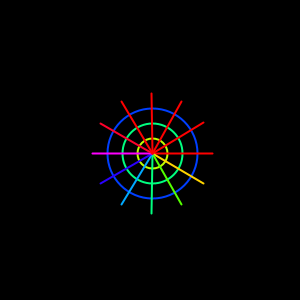
Frame 1 (no input)
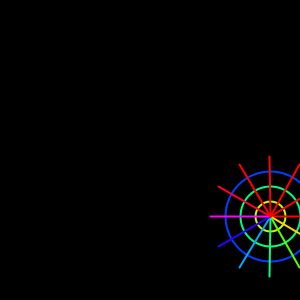
Frame 60 (the mouse pressed at the canvas centre just before this capture)
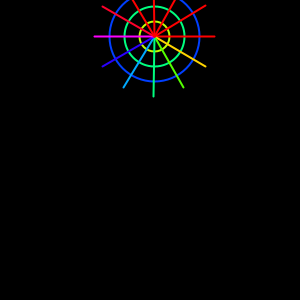
Frame 120 (the mouse held since frame 60 and released just before this capture)

The Processing sketch that drew these frames (run headless with seeded random() and noise(); from frame 60 on, the mouse is pressed at the canvas centre):

// Processing sketch: q1
// ── q1.pde
float speedX = 2, speedY = 3;
float x=150, y=150, R = 30;

void setup() {
  size(300, 300);
  stroke(255); 
  strokeWeight(2); 
  noFill();
  colorMode(HSB,360,100,100);
}  

void draw() {
  background(0);
  // move spider-web
  x += speedX;
  y += speedY;
  translate(x, y);

  // bounce spider-web
  if (x > width-R || x < R ) speedX = -speedX;
  if (y > height-R || y < R)  speedY = -speedY;

  // draw spider-web
  // REQ1: use loops here to draw many concentric circles. 
  for (int i = 1; i < 4; i++) {
    stroke(i*75,100,100);
    ellipse(0, 0, i*R, i*R);
  }

  // REQ2: use loops here to draw many lines. Differnt lines have differnt theta values. 
  float theta = 0;
  float x1 = R*cos(theta), y1 = R*sin(theta);
  for (int i = 0; i < 12; i++) {
    stroke(i * 50, 100, 100);
    x1 = 2*R*cos(theta); 
    y1 = 2*R*sin(theta);
    line(0, 0, x1, y1);
    theta += PI/6;
  }
}
